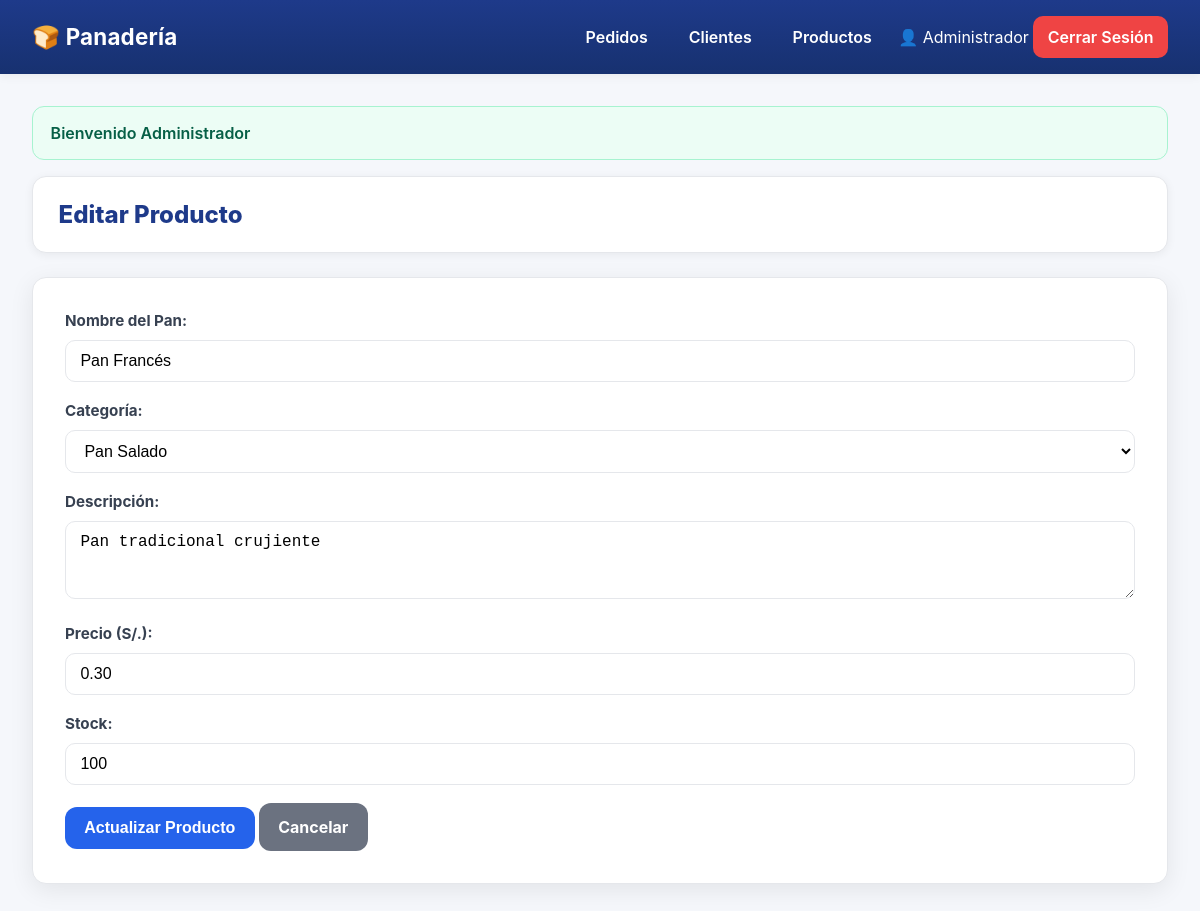
The page /index.php?controller=producto&action=editar&id=1 (signed in) on the database its author committed.
### tables this page shows
CREATE TABLE productos (
    id INT AUTO_INCREMENT PRIMARY KEY,
    nombre VARCHAR(100) NOT NULL,
    descripcion TEXT NOT NULL,
    precio DECIMAL(10,2) NOT NULL,
    stock INT NOT NULL DEFAULT 0,
    categoria VARCHAR(50) NOT NULL,
    fecha_registro TIMESTAMP DEFAULT CURRENT_TIMESTAMP
);

### controllers/ProductoController.php (called while the page is built, shortened)
<?php
require_once 'models/Producto.php';
class ProductoController {
    public function editar() {
        $producto = new Producto();
        $producto->id = $_GET['id'];
        $producto->leerUno();
        require_once 'views/productos/editar.php';
    }
}
?>

### models/Producto.php (called while the page is built, shortened)
<?php
require_once 'config/database.php';
class Producto {
    private $conn;
    private $table = "productos";
    public $id;
    public function __construct() {
        $database = new Database();
        $this->conn = $database->getConnection();
    }
    public function leerUno() {
        $query = "SELECT * FROM " . $this->table . " WHERE id = :id LIMIT 1";
        $stmt = $this->conn->prepare($query);
        $stmt->bindParam(":id", $this->id);
        $stmt->execute();
        $row = $stmt->fetch(PDO::FETCH_ASSOC);
        if($row) {
            $this->nombre = $row['nombre'];
            $this->descripcion = $row['descripcion'];
            $this->precio = $row['precio'];
            $this->stock = $row['stock'];
            $this->categoria = $row['categoria'];
            return true;
        }
        return false;
    }
}
?>

### config/database.php (called while the page is built, shortened)
<?php
class Database {
    private $host = "localhost";
    private $db_name = "panaderia_db";
    private $username = "root";
    private $password = "";
    public function getConnection() {
        $this->conn = null;
        try {
            $this->conn = new PDO(
                "mysql:host=" . $this->host . ";dbname=" . $this->db_name,
                $this->username,
                $this->password
            );
            $this->conn->exec("set names utf8");
            $this->conn->setAttribute(PDO::ATTR_ERRMODE, PDO::ERRMODE_EXCEPTION);
        } catch(PDOException $exception) {
            echo "Error de conexión: " . $exception->getMessage();
        }
        return $this->conn;
    }
}
?>

### views/productos/editar.php (the view, shortened to what this page needs)
<?php include 'views/layout/header.php'; ?>
<div class="content-header">
    <h2>Editar Producto</h2>
</div>
<div class="form-container">
    <form method="POST" action="">
        <div class="form-row">
            <div class="form-group">
                <label>Nombre del Pan:</label>
                <input type="text" name="nombre" value="<?php echo $producto->nombre; ?>" required>
            </div>
            <div class="form-group">
                <label>Categoría:</label>
                <select name="categoria" required>
                    <option value="Pan Salado" <?php echo $producto->categoria == 'Pan Salado' ? 'selected' : ''; ?>>Pan Salado</option>
                </select>
            </div>
        </div>
        <div class="form-group">
            <label>Descripción:</label>
            <textarea name="descripcion" rows="3" required><?php echo $producto->descripcion; ?></textarea>
        </div>
        <div class="form-row">
            <div class="form-group">
                <label>Precio (S/.):</label>
                <input type="number" step="0.01" name="precio" value="<?php echo $producto->precio; ?>" required>
            </div>
            <div class="form-group">
                <label>Stock:</label>
                <input type="number" name="stock" value="<?php echo $producto->stock; ?>" required>
            </div>
        </div>
            <div class="form-actions">
            <button type="submit" class="btn btn-primary">Actualizar Producto</button>
            <a href="index.php?controller=producto&action=index" class="btn btn-secondary">Cancelar</a>
        </div>
    </form>
</div>
<?php include 'views/layout/footer.php'; ?>

### assets/css/style.css (style rules this page uses)
* { margin: 0; padding: 0; box-sizing: border-box; }
:root { --bg:#f5f7fb; --surface:#ffffff; --surface-2:#f9fafb; --border:#e5e7eb; --text:#111827; --muted:#6b7280; --primary:#1e3a8a; --primary-600:#2563eb; --primary-700:#1d4ed8; --primary-50:#eff6ff; --success:#22c55e; --success-700:#16a34a; --danger:#ef4444; --danger-700:#dc2626; --info:#0ea5e9; --radius:14px; --radius-sm:10px; --shadow-sm:0 2px 10px rgba(0,0,0,.06); --shadow-md:0 6px 24px rgba(0,0,0,.08); --shadow-lg:0 10px 40px rgba(0,0,0,.12); --trans: all .25s ease; --grad-start:#1e3a8a; --grad-mid:#2563eb; --grad-end:#0ea5e9; }
html, body { min-height: 100%; }
body { font-family: 'Inter', 'Segoe UI', Tahoma, Geneva, Verdana, sans-serif; background: var(--bg); color: var(--text); line-height: 1.5; }
.form-container { background: var(--surface); padding: 2rem; border-radius: var(--radius); box-shadow: var(--shadow-md); border: 1px solid var(--border); }
.form-group { margin-bottom: 1.1rem; }
.form-group label { display:block; margin-bottom:.45rem; color:#374151; font-weight: 700; font-size:.95rem; }
.form-group input, .form-group select, .form-group textarea { width:100%; padding:.7rem .9rem; border:1px solid var(--border); border-radius: 10px; font-size:1rem; transition: var(--trans); background: #fff; }
.form-group input::placeholder, .form-group textarea::placeholder { color:#9ca3af; }
.btn { padding: .75rem 1.2rem; border:none; border-radius: 12px; cursor:pointer; font-size: 1rem; font-weight: 700; transition: var(--trans); text-align:center; display:inline-flex; align-items:center; justify-content:center; gap:.5rem; text-decoration: none; }
.btn, a.btn, .btn:hover, .btn:focus, a.btn:hover, a.btn:focus { text-decoration: none !important; }
a.btn { text-decoration: none !important; }
.btn-primary { background: var(--primary-600); color:#fff; }
.btn-secondary { background:#6b7280; color:#fff; }
.content-header { background: var(--surface); padding: 1.2rem 1.6rem; border-radius: var(--radius); margin-bottom: 1.5rem; display:flex; justify-content:space-between; align-items:center; box-shadow: var(--shadow-sm); border:1px solid var(--border); }
.content-header h2 { color: var(--primary); font-weight:800; }

### rows shown on the page
productos: nombre "Pan Francés", categoria "Pan Salado", descripcion "Pan tradicional crujiente", precio "0.30", stock "100"

### other values the page prints
$_SESSION['usuario_nombre'] "Administrador"
$message['message'] "Bienvenido Administrador"
